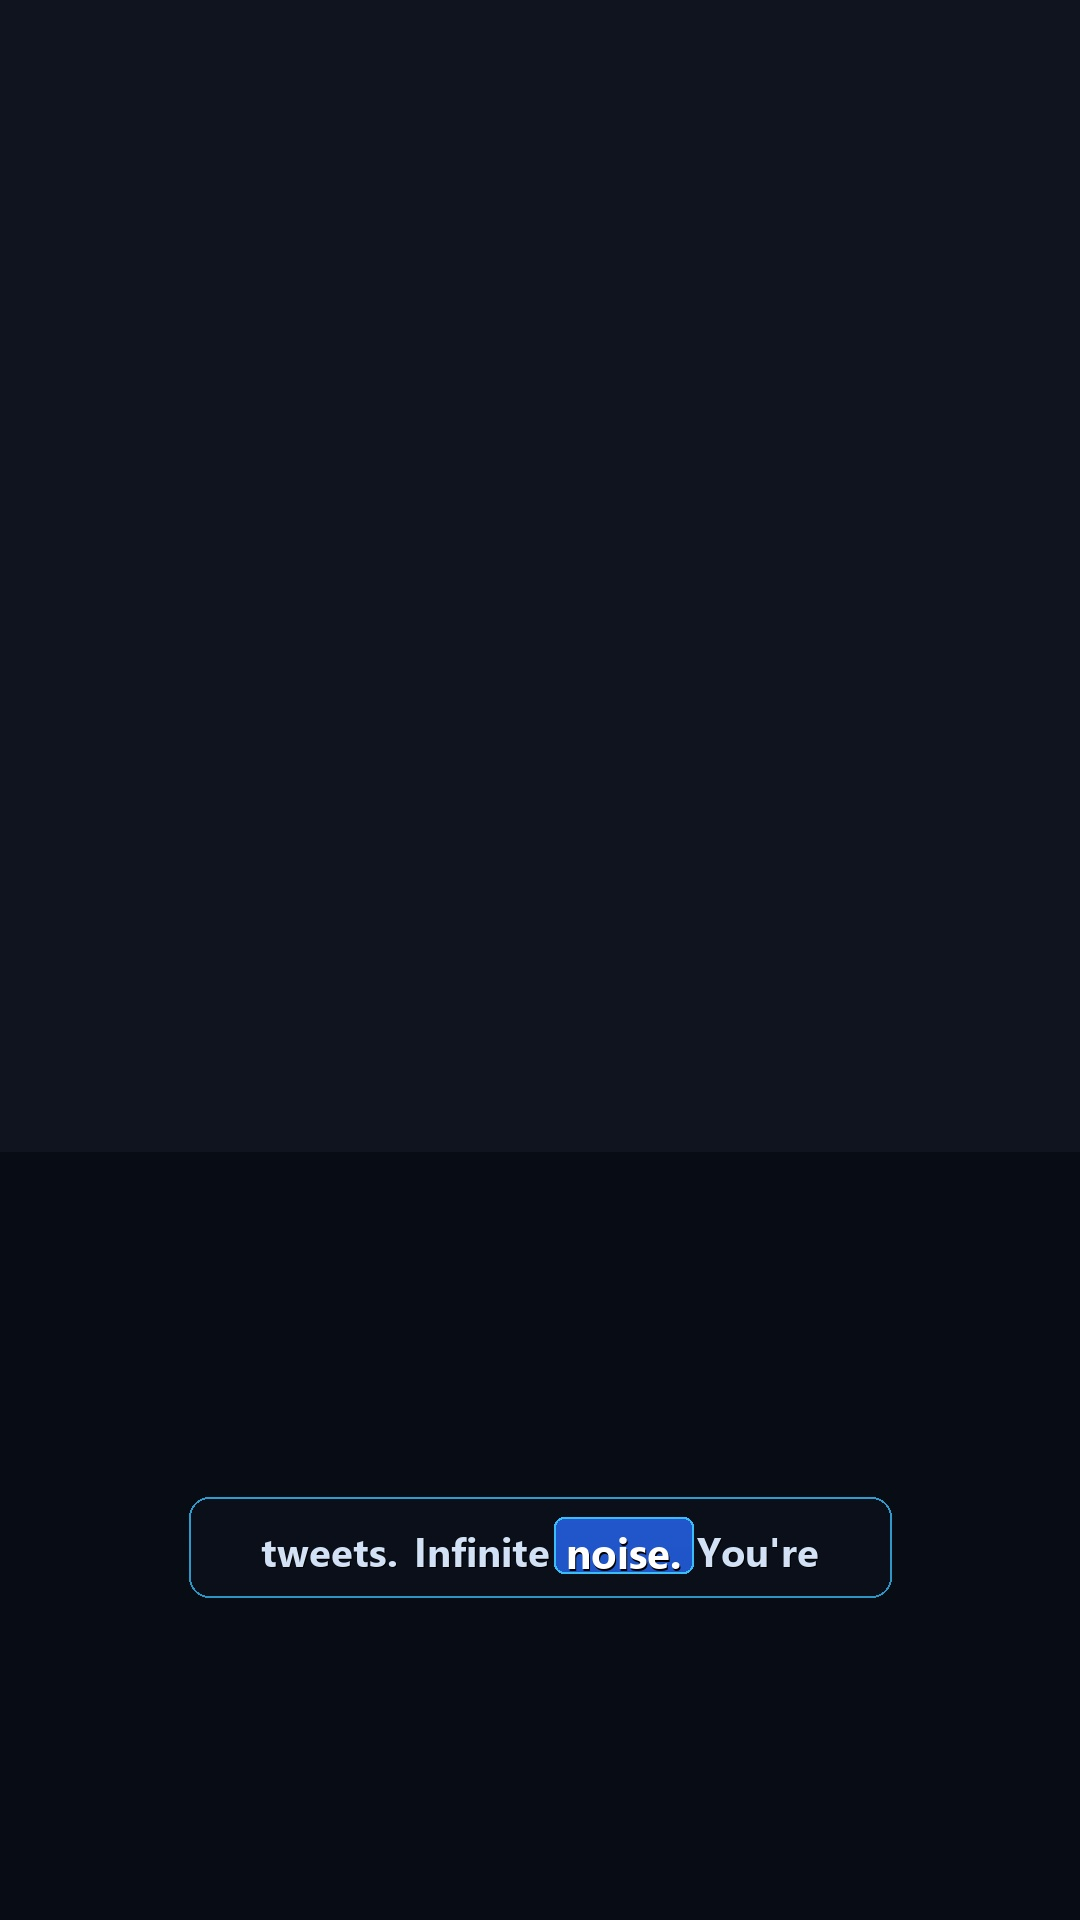

The Python source for this figure:
import os
from PIL import Image, ImageDraw, ImageFont

def test_caption():
    width = 1080
    height = 1920
    canvas = Image.new("RGBA", (width, height), (15, 20, 30, 255))
    draw = ImageDraw.Draw(canvas)

    # Gradient backdrop simulation
    for y in range(int(height * 0.6), height):
        a = int(220 * ((y - height * 0.6) / (height * 0.4)))
        draw.line([(0, y), (width, y)], fill=(8, 12, 20, a))

    # Load bold fonts
    font_word = ImageFont.truetype("C:/Windows/Fonts/segoeuib.ttf", 40)
    font_active = ImageFont.truetype("C:/Windows/Fonts/segoeuib.ttf", 42)

    words = ["tweets.", "Infinite", "noise.", "You're"]
    active_idx = 2  # "noise." is active

    # Measure words
    space_w = 16
    items = []
    for idx, w in enumerate(words):
        f = font_active if idx == active_idx else font_word
        bbox = f.getbbox(w)
        w_len = bbox[2] - bbox[0]
        h_len = bbox[3] - bbox[1]
        items.append((w, idx == active_idx, w_len, h_len, f))

    tot_w = sum(it[2] for it in items) + (len(items) - 1) * space_w
    card_w = min(int(width * 0.90), max(int(width * 0.65), tot_w + 64))
    card_h = 100
    card_x = (width - card_w) // 2
    card_y = int(height * 0.78)

    # 1. Sleek Lower-Third Card Backdrop
    card_overlay = Image.new("RGBA", (width, height), (0, 0, 0, 0))
    c_draw = ImageDraw.Draw(card_overlay)
    c_draw.rounded_rectangle(
        [card_x, card_y, card_x + card_w, card_y + card_h],
        radius=20,
        fill=(10, 15, 25, 230),
        outline=(56, 189, 248, 160),
        width=2
    )

    # 2. Draw Active Word Pill Background (FIRST, BEFORE TEXT!)
    cur_x = card_x + (card_w - tot_w) // 2
    cur_y = card_y + (card_h - 48) // 2

    for w, is_act, w_l, h_l, f in items:
        if is_act:
            pill_pad_x = 12
            pill_pad_y = 6
            c_draw.rounded_rectangle(
                [cur_x - pill_pad_x, cur_y - pill_pad_y, cur_x + w_l + pill_pad_x, cur_y + 44 + pill_pad_y],
                radius=10,
                fill=(37, 99, 235, 180),  # Royal blue glow pill
                outline=(56, 189, 248, 255),  # Electric cyan stroke
                width=2
            )
        cur_x += w_l + space_w

    # Composite card overlay onto canvas
    canvas = Image.alpha_composite(canvas, card_overlay)
    draw = ImageDraw.Draw(canvas)

    # 3. Draw Text ON TOP of everything with dark drop-shadow for 100% clarity
    cur_x = card_x + (card_w - tot_w) // 2
    for w, is_act, w_l, h_l, f in items:
        if is_act:
            # Drop shadow
            draw.text((cur_x + 1, cur_y + 2), w, fill=(0, 0, 0, 240), font=f)
            # Glowing bright text
            draw.text((cur_x, cur_y), w, fill=(255, 255, 255, 255), font=f)
        else:
            # Standard word
            draw.text((cur_x + 1, cur_y + 1), w, fill=(0, 0, 0, 180), font=f)
            draw.text((cur_x, cur_y), w, fill=(210, 225, 245, 255), font=f)
        cur_x += w_l + space_w

    canvas.convert("RGB").save("test_perfect_caption.jpg", quality=95)
    print("Saved test_perfect_caption.jpg")

if __name__ == "__main__":
    test_caption()
